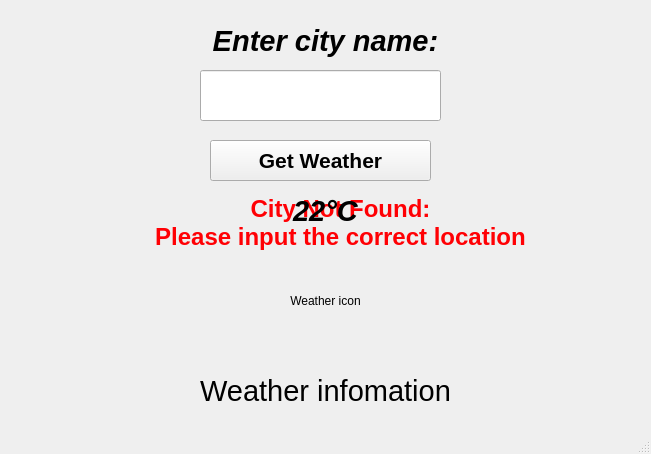
<?xml version="1.0" encoding="UTF-8"?>
<ui version="4.0">
 <class>MainWindow</class>
 <widget class="QMainWindow" name="MainWindow">
  <property name="geometry">
   <rect>
    <x>0</x>
    <y>0</y>
    <width>651</width>
    <height>454</height>
   </rect>
  </property>
  <property name="windowTitle">
   <string>MainWindow</string>
  </property>
  <widget class="QWidget" name="centralwidget">
   <widget class="QLabel" name="enter_label">
    <property name="enabled">
     <bool>true</bool>
    </property>
    <property name="geometry">
     <rect>
      <x>0</x>
      <y>10</y>
      <width>651</width>
      <height>61</height>
     </rect>
    </property>
    <property name="font">
     <font>
      <family>Arial</family>
      <pointsize>22</pointsize>
      <italic>true</italic>
      <bold>true</bold>
     </font>
    </property>
    <property name="styleSheet">
     <string notr="true"/>
    </property>
    <property name="text">
     <string>Enter city name:</string>
    </property>
    <property name="alignment">
     <set>Qt::AlignmentFlag::AlignCenter</set>
    </property>
    <property name="wordWrap">
     <bool>false</bool>
    </property>
   </widget>
   <widget class="QLineEdit" name="city_lineEdit">
    <property name="geometry">
     <rect>
      <x>200</x>
      <y>70</y>
      <width>241</width>
      <height>51</height>
     </rect>
    </property>
    <property name="font">
     <font>
      <family>Arial</family>
      <pointsize>20</pointsize>
     </font>
    </property>
   </widget>
   <widget class="QPushButton" name="getWeather_button">
    <property name="geometry">
     <rect>
      <x>210</x>
      <y>140</y>
      <width>221</width>
      <height>41</height>
     </rect>
    </property>
    <property name="font">
     <font>
      <family>Arial</family>
      <pointsize>16</pointsize>
      <bold>true</bold>
     </font>
    </property>
    <property name="text">
     <string>Get Weather</string>
    </property>
   </widget>
   <widget class="QLabel" name="weatherInfo_label">
    <property name="geometry">
     <rect>
      <x>170</x>
      <y>370</y>
      <width>311</width>
      <height>41</height>
     </rect>
    </property>
    <property name="font">
     <font>
      <family>Arial</family>
      <pointsize>22</pointsize>
     </font>
    </property>
    <property name="text">
     <string>Weather infomation</string>
    </property>
    <property name="alignment">
     <set>Qt::AlignmentFlag::AlignCenter</set>
    </property>
   </widget>
   <widget class="QLabel" name="temperature_label">
    <property name="geometry">
     <rect>
      <x>250</x>
      <y>190</y>
      <width>151</width>
      <height>41</height>
     </rect>
    </property>
    <property name="font">
     <font>
      <family>Arial</family>
      <pointsize>22</pointsize>
      <italic>true</italic>
      <bold>true</bold>
     </font>
    </property>
    <property name="text">
     <string>22°C</string>
    </property>
    <property name="alignment">
     <set>Qt::AlignmentFlag::AlignCenter</set>
    </property>
   </widget>
   <widget class="QLabel" name="error_label">
    <property name="geometry">
     <rect>
      <x>140</x>
      <y>190</y>
      <width>401</width>
      <height>61</height>
     </rect>
    </property>
    <property name="font">
     <font>
      <family>Arial</family>
      <pointsize>18</pointsize>
      <bold>true</bold>
     </font>
    </property>
    <property name="contextMenuPolicy">
     <enum>Qt::ContextMenuPolicy::DefaultContextMenu</enum>
    </property>
    <property name="styleSheet">
     <string notr="true">color: rgb(255, 0, 4);</string>
    </property>
    <property name="text">
     <string>&lt;html&gt;&lt;head/&gt;&lt;body&gt;&lt;p align=&quot;center&quot;&gt;City Not Found: &lt;br/&gt;Please input the correct location&lt;/p&gt;&lt;/body&gt;&lt;/html&gt;</string>
    </property>
    <property name="alignment">
     <set>Qt::AlignmentFlag::AlignBottom|Qt::AlignmentFlag::AlignHCenter</set>
    </property>
    <property name="margin">
     <number>0</number>
    </property>
   </widget>
   <widget class="QLabel" name="weather_icon">
    <property name="geometry">
     <rect>
      <x>220</x>
      <y>240</y>
      <width>211</width>
      <height>121</height>
     </rect>
    </property>
    <property name="text">
     <string>Weather icon</string>
    </property>
    <property name="alignment">
     <set>Qt::AlignmentFlag::AlignCenter</set>
    </property>
   </widget>
   <zorder>error_label</zorder>
   <zorder>enter_label</zorder>
   <zorder>city_lineEdit</zorder>
   <zorder>getWeather_button</zorder>
   <zorder>weatherInfo_label</zorder>
   <zorder>temperature_label</zorder>
   <zorder>weather_icon</zorder>
  </widget>
  <widget class="QStatusBar" name="statusBar"/>
 </widget>
 <resources/>
 <connections/>
</ui>
